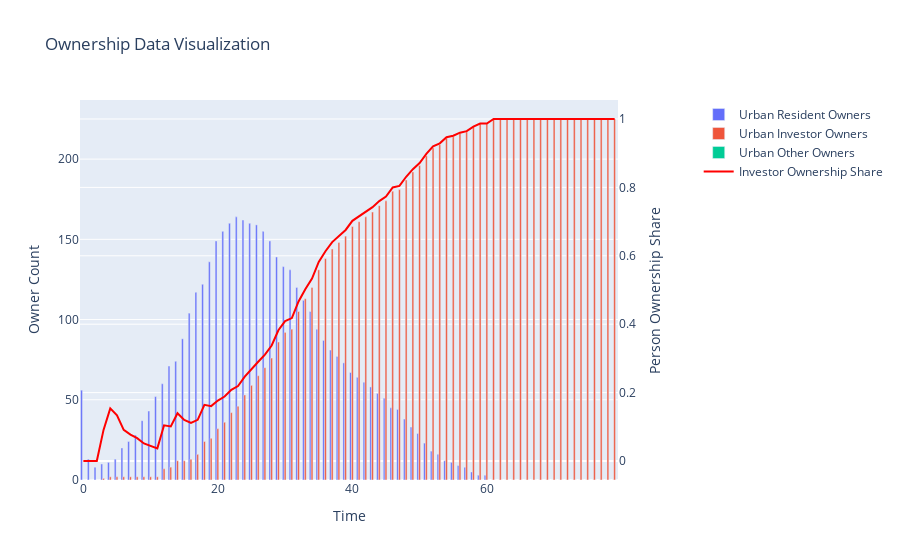

Source (notebook cell):
### Code cell
def plot_ownership_data(model_out):
    # Extract data from model_out
    urban_resident_owners    = np.array(model_out['urban_resident_owners'])
    urban_investor_owners    = np.array(model_out['urban_investor_owners'])
    urban_other_owners       = np.array(model_out['urban_other_owners'])
    investor_ownership_share = np.array(model_out['investor_ownership_share'])

    # Create subplots
    fig = go.Figure()

    # Add traces to the subplot
    fig.add_trace(go.Bar(x=np.arange(len(urban_resident_owners)), y=urban_resident_owners, name='Urban Resident Owners'))
    fig.add_trace(go.Bar(x=np.arange(len(urban_investor_owners)), y=urban_investor_owners, name='Urban Investor Owners'))
    fig.add_trace(go.Bar(x=np.arange(len(urban_other_owners)),    y=urban_other_owners,    name='Urban Other Owners'))

    # Create a new y-axis for the investor ownership share
    fig.add_trace(go.Scatter(x=np.arange(len(investor_ownership_share)), y=investor_ownership_share, mode='lines', line=dict(color='red'), yaxis='y2', name='Investor Ownership Share'))

    # Update plot layout and labels
    fig.update_layout(
        title_text="Ownership Data Visualization", showlegend=True, 
        xaxis=dict(title='Time'),
        yaxis=dict(title='Owner Count'),
        yaxis2=dict(title='Person Ownership Share', overlaying='y', side='right'),
        legend=dict(x=1.15, y=1.0)  # Adjust the legend position
    )

    # Show the figure
    fig.show()

plot_ownership_data(model_out)

### Figure 1 — Plotly figure (JSON) as saved in the notebook; plotly's stock layout.template omitted (floating-point values rounded to 4 significant figures)
{"data": [{"name": "Urban Resident Owners", "type": "bar", "x": [0, 1, 2, 3, 4, 5, 6, 7, 8, 9, 10, 11, 12, 13, 14, 15, 16, 17, 18, 19, 20, 21, 22, 23, 24, 25, 26, 27, 28, 29, 30, 31, 32, 33, 34, 35, 36, 37, 38, 39, 40, 41, 42, 43, 44, 45, 46, 47, 48, 49, 50, 51, 52, 53, 54, 55, 56, 57, 58, 59, 60, 61, 62, 63, 64, 65, 66, 67, 68, 69, 70, 71, 72, 73, 74, 75, 76, 77, 78, 79], "y": [56, 13, 8, 10, 11, 13, 20, 24, 28, 37, 43, 52, 60, 71, 74, 88, 104, 117, 122, 136, 149, 155, 160, 164, 162, 160, 159, 155, 149, 139, 133, 131, 120, 112, 105, 94, 87, 81, 77, 73, 67, 64, 61, 58, 54, 51, 45, 44, 38, 33, 29, 23, 18, 16, 12, 11, 9, 8, 5, 3, 3, 0, 0, 0, 0, 0, 0, 0, 0, 0, 0, 0, 0, 0, 0, 0, 0, 0, 0, 0]}, {"name": "Urban Investor Owners", "type": "bar", "x": [0, 1, 2, 3, 4, 5, 6, 7, 8, 9, 10, 11, 12, 13, 14, 15, 16, 17, 18, 19, 20, 21, 22, 23, 24, 25, 26, 27, 28, 29, 30, 31, 32, 33, 34, 35, 36, 37, 38, 39, 40, 41, 42, 43, 44, 45, 46, 47, 48, 49, 50, 51, 52, 53, 54, 55, 56, 57, 58, 59, 60, 61, 62, 63, 64, 65, 66, 67, 68, 69, 70, 71, 72, 73, 74, 75, 76, 77, 78, 79], "y": [0, 0, 0, 1, 2, 2, 2, 2, 2, 2, 2, 2, 7, 8, 12, 12, 13, 16, 24, 26, 32, 36, 42, 46, 53, 59, 65, 70, 76, 86, 92, 94, 105, 113, 120, 131, 138, 144, 148, 152, 158, 161, 164, 167, 171, 174, 180, 181, 187, 192, 196, 202, 207, 209, 213, 214, 216, 217, 220, 222, 222, 225, 225, 225, 225, 225, 225, 225, 225, 225, 225, 225, 225, 225, 225, 225, 225, 225, 225, 225]}, {"name": "Urban Other Owners", "type": "bar", "x": [0, 1, 2, 3, 4, 5, 6, 7, 8, 9, 10, 11, 12, 13, 14, 15, 16, 17, 18, 19, 20, 21, 22, 23, 24, 25, 26, 27, 28, 29, 30, 31, 32, 33, 34, 35, 36, 37, 38, 39, 40, 41, 42, 43, 44, 45, 46, 47, 48, 49, 50, 51, 52, 53, 54, 55, 56, 57, 58, 59, 60, 61, 62, 63, 64, 65, 66, 67, 68, 69, 70, 71, 72, 73, 74, 75, 76, 77, 78, 79], "y": [0, 0, 0, 0, 0, 0, 0, 0, 0, 0, 0, 0, 0, 0, 0, 0, 0, 0, 0, 0, 0, 0, 0, 0, 0, 0, 0, 0, 0, 0, 0, 0, 0, 0, 0, 0, 0, 0, 0, 0, 0, 0, 0, 0, 0, 0, 0, 0, 0, 0, 0, 0, 0, 0, 0, 0, 0, 0, 0, 0, 0, 0, 0, 0, 0, 0, 0, 0, 0, 0, 0, 0, 0, 0, 0, 0, 0, 0, 0, 0]}, {"line": {"color": "red"}, "mode": "lines", "name": "Investor Ownership Share", "type": "scatter", "x": [0, 1, 2, 3, 4, 5, 6, 7, 8, 9, 10, 11, 12, 13, 14, 15, 16, 17, 18, 19, 20, 21, 22, 23, 24, 25, 26, 27, 28, 29, 30, 31, 32, 33, 34, 35, 36, 37, 38, 39, 40, 41, 42, 43, 44, 45, 46, 47, 48, 49, 50, 51, 52, 53, 54, 55, 56, 57, 58, 59, 60, 61, 62, 63, 64, 65, 66, 67, 68, 69, 70, 71, 72, 73, 74, 75, 76, 77, 78, 79], "y": [0, 0, 0, 0.09091, 0.1538, 0.1333, 0.09091, 0.07692, 0.06667, 0.05128, 0.04444, 0.03704, 0.1045, 0.1013, 0.1395, 0.12, 0.1111, 0.1203, 0.1644, 0.1605, 0.1768, 0.1885, 0.2079, 0.219, 0.2465, 0.2694, 0.2902, 0.3111, 0.3378, 0.3822, 0.4089, 0.4178, 0.4667, 0.5022, 0.5333, 0.5822, 0.6133, 0.64, 0.6578, 0.6756, 0.7022, 0.7156, 0.7289, 0.7422, 0.76, 0.7733, 0.8, 0.8044, 0.8311, 0.8533, 0.8711, 0.8978, 0.92, 0.9289, 0.9467, 0.9511, 0.96, 0.9644, 0.9778, 0.9867, 0.9867, 1, 1, 1, 1, 1, 1, 1, 1, 1, 1, 1, 1, 1, 1, 1, 1, 1, 1, 1], "yaxis": "y2"}], "layout": {"legend": {"x": 1.15, "y": 1}, "showlegend": true, "title": {"text": "Ownership Data Visualization"}, "xaxis": {"title": {"text": "Time"}}, "yaxis": {"title": {"text": "Owner Count"}}, "yaxis2": {"overlaying": "y", "side": "right", "title": {"text": "Person Ownership Share"}}}}
